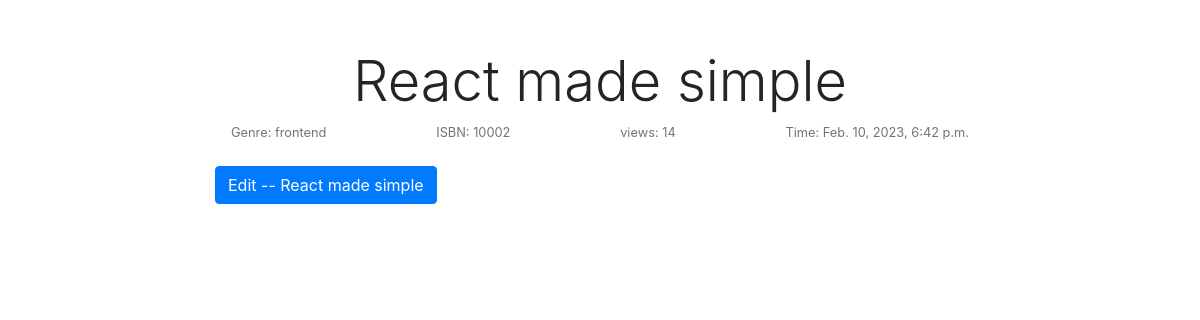
The page /react-made-simple/ on the database its author committed.
### books/models.py (models this page shows, shortened)
class Books(models.Model):
    title = models.CharField(max_length=100)
    slug = models.SlugField(null=True)
    genre = models.CharField(max_length=100)
    author = models.CharField(max_length=100)
    isbn = models.CharField(max_length=100)
    count = models.IntegerField(null=True, default=0)
    def save(self, *args, **kwargs):
        if not self.slug:
            self.slug = slugify(self.title)
        return super().save(*args, **kwargs)

### books/views.py (the view)
# urls.py: path('<slug:slug>/', BookDetails.as_view(), name='details'),
class BookDetails(DetailView):
    template_name = 'book-detail.html'
    model = Books
    context_object_name = 'book'
    def get_context_data(self, **kwargs):
        context =  super().get_context_data(**kwargs)
        post = Books.objects.get(slug=self.kwargs['slug'])
        post.count = F('count')+1
        post.save()
        context['time'] = timezone.now()
        return context

### templates/book-detail.html
    {% extends "base.html" %}
    {% block content %}
    <div class="container" style="max-width:800px">
        <div class="px-3 py-3 pt-md-5 pb-md-4 mx-auto text-center">
            <h1 class="display-4">{{book.title}}</h1>
            <div class="d-flex justify-content-between align-items-center">
                <small class="text-muted">Genre: {{book.genre}}</small>
                <small class="text-muted">ISBN: {{book.isbn}}</small>
                <small class="text-muted">views: {{book.count}}</small>
                <small class="text-muted">Time: {{time}}</small>
            </div>
        </div>
        <a href="{% url 'bookstore:update-book' book.slug %}"><button class="btn btn-primary">Edit -- {{book.title}}</button></a>
    </div>
    {% endblock %}

### rows shown on the page
Books: title "React made simple", genre "frontend", isbn "10002", count "14"

### other values the page prints
{{ time }} "Feb. 10, 2023, 6:42 p.m."
